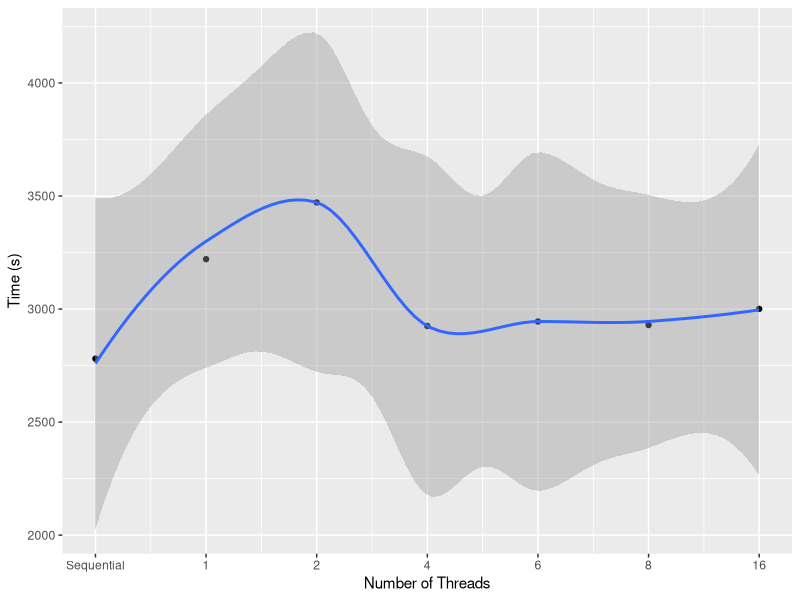
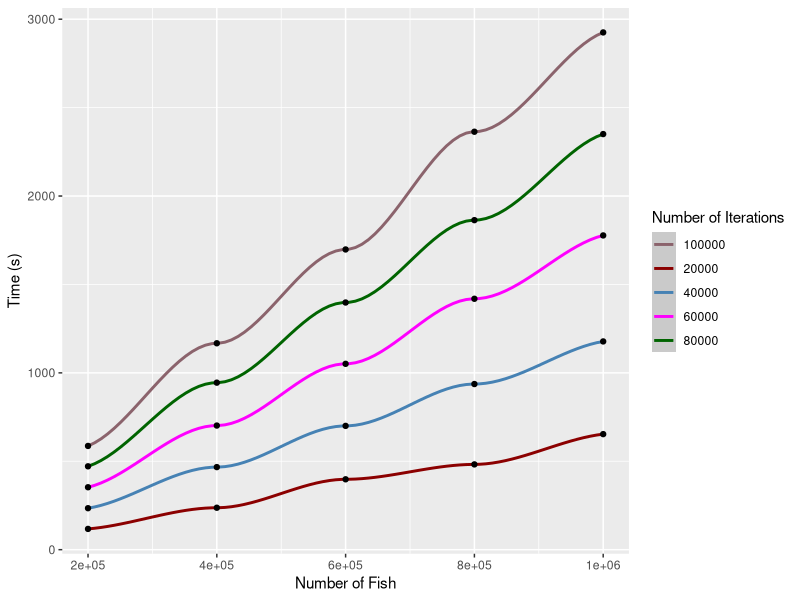
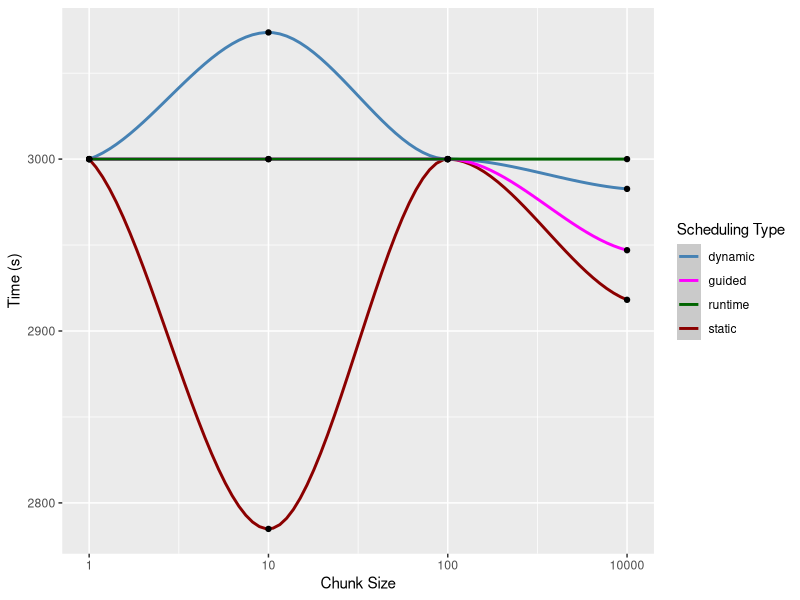

Write R code to recreate these figures, in order.
## ---- chunk 1
library(ggplot2)
## ---- chunk 2
ggplot(
    data.frame(
      num_threads = seq(7),
      time = c(
        2780.588561,
        3220.587380,
        3471.353496,
        2925.219894,
        2944.861335,
        2929.350958,
        3000.694720)),
    aes(x = num_threads, y = time)) +
    labs(x = "Number of Threads", y = "Time (s)") +
    scale_x_continuous(
      breaks = seq(7),
      labels = c("Sequential", 1, 2, 4, 6, 8, 16)) +
    geom_point() +
    geom_smooth()
## ---- chunk 3

ggplot(
  data = data.frame(
    num_fish =  c(200000, 400000, 600000, 800000, 1000000),
    iter_20000 = c(117.350819,237.082449,397.935612,482.203047, 653.402037),
    iter_40000 = c(234.463991,466.925614,700.021926,936.720754,1177.662832),
    iter_60000 = c(353.012268,701.901361,1050.975947,1418.876797,1777.164701),
    iter_80000 = c(471.402103,944.524666,1397.776130,1863.592248,2350.380621),
    iter_100000 = c(586.554482, 1167.285182, 1697.776130,2363.592248, 2925.219894)),
  aes(x = num_fish)) +
  geom_smooth(aes(y = iter_20000, color = "20000")) +
  geom_smooth(aes(y = iter_40000, color = "40000")) +
  geom_smooth(aes(y = iter_60000, color = "60000")) +
  geom_smooth(aes(y = iter_80000, color = "80000")) +
  geom_smooth(aes(y = iter_100000, color = "100000")) +
  geom_point(aes(y = iter_20000)) +
  geom_point(aes(y = iter_40000)) +
  geom_point(aes(y = iter_60000)) +
  geom_point(aes(y = iter_80000)) +
  geom_point(aes(y = iter_100000)) +
  labs(x = "Number of Fish",
    y = "Time (s)",
    color = "Number of Iterations") +
  scale_color_manual(values = c(
    "20000" = "darkred",
    "40000" = "steelblue",
    "60000" = "magenta",
    "80000" = "darkgreen",
    "100000" = "pink4"))
## ---- chunk 4
ggplot(
  data = data.frame(
    chunk_size = c(1, 2, 3, 4),
    static = c(3000, 2784.864581, 3000, 2918.142244),
    dynamic = c(3000, 3073.691588, 3000, 2982.671884),
    guided = c(3000, 3000, 3000, 2946.995764),
    runtime = 3000),
  aes(x = chunk_size)) +
  geom_smooth(aes(y = static, color = "static")) +
  geom_smooth(aes(y = dynamic, color = "dynamic")) +
  geom_smooth(aes(y = guided, color = "guided")) +
  geom_smooth(aes(y = runtime, color = "runtime")) +
  geom_point(aes(y = static)) +
  geom_point(aes(y = dynamic)) +
  geom_point(aes(y = guided)) +
  geom_point(aes(y = runtime)) +
  labs(x = "Chunk Size",
    y = "Time (s)",
    color = "Scheduling Type") +
  scale_x_continuous(labels = c(1, 10, 100, 10000)) +
  scale_color_manual(values = c(
    "static" = "darkred",
    "dynamic" = "steelblue",
    "guided" = "magenta",
    "runtime" = "darkgreen"))
